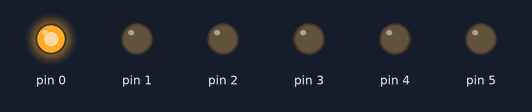
A sketch run on a simulated Arduino Uno, built with avr-gcc and run on an emulated ATmega328P. On the bench: output pins drawn as LEDs (lit = HIGH).

Above: at 0.05 s.
At 0.55 s:
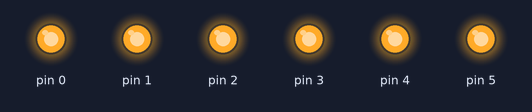
At 0.75 s:
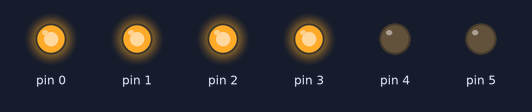
At 1.45 s:
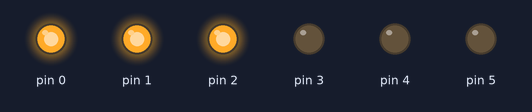
At 2.15 s:
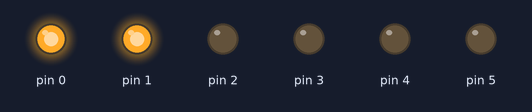
At 2.85 s:
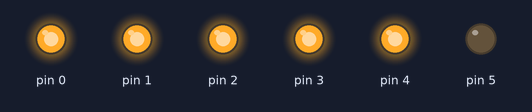
Timing chart, 0 to 3.1 s (numbered marks = the images above):
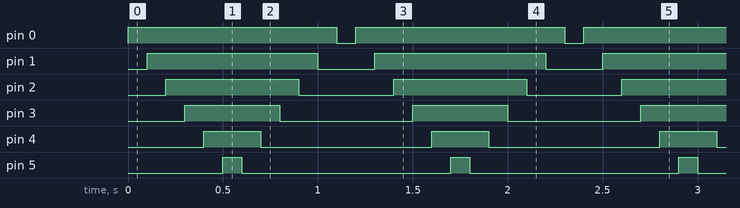

Measured:
- by itself, pin 0: alternates HIGH for 1.1 s and LOW for 0.10 s
- by itself, pin 1: alternates HIGH for 0.90 s and LOW for 0.30 s
- by itself, pin 2: alternates HIGH for 0.70 s and LOW for 0.50 s
- by itself, pin 3: alternates HIGH for 0.50 s and LOW for 0.70 s
- by itself, pin 4: alternates HIGH for 0.30 s and LOW for 0.90 s
- by itself, pin 5: alternates HIGH for 0.10 s and LOW for 1.1 s

The sketch:

Progress_bar.ino
```cpp
int Rd=(0);
int Bl=(1);
int Gr=(2);
int Yl=(3);
int Br=(4);
int Vi=(5);


void setup(){
   pinMode(Rd,OUTPUT);
   pinMode(Bl,OUTPUT);
   pinMode(Gr,OUTPUT);
   pinMode(Yl,OUTPUT);
   pinMode(Br,OUTPUT);
   pinMode(Vi,OUTPUT);
}

void loop(){
   digitalWrite(Rd,HIGH);
    delay(100);
   digitalWrite(Bl,HIGH);
    delay(100);
   digitalWrite(Gr,HIGH);
    delay(100);
   digitalWrite(Yl,HIGH);
    delay(100);
   digitalWrite(Br,HIGH);
    delay(100);
   digitalWrite(Vi,HIGH);
    delay(100);

   digitalWrite(Vi,LOW);
    delay(100);
   digitalWrite(Br,LOW);
    delay(100);
   digitalWrite(Yl,LOW);
    delay(100);
   digitalWrite(Gr,LOW);
    delay(100);
   digitalWrite(Bl,LOW);
    delay(100);
   digitalWrite(Rd,LOW);
    delay(100);
}
```
